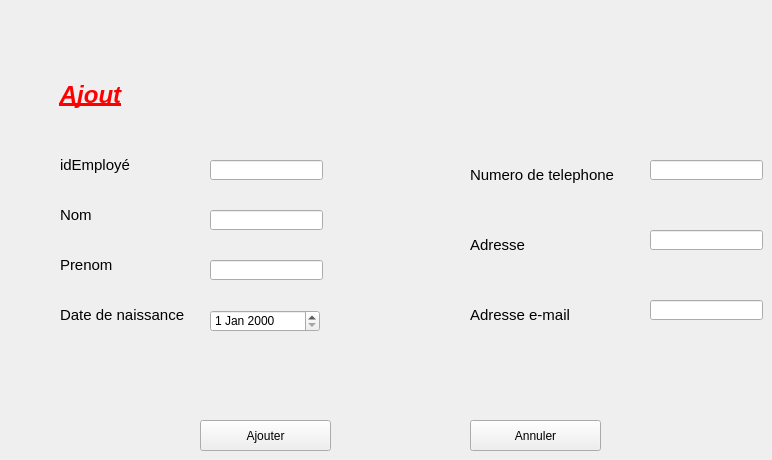
      <widget class="QWidget" name="tab_3">
       <attribute name="title">
        <string>Ajouter</string>
       </attribute>
       <widget class="QLabel" name="label">
        <property name="geometry">
         <rect>
          <x>20</x>
          <y>80</y>
          <width>141</width>
          <height>31</height>
         </rect>
        </property>
        <property name="minimumSize">
         <size>
          <width>141</width>
          <height>0</height>
         </size>
        </property>
        <property name="maximumSize">
         <size>
          <width>141</width>
          <height>16777215</height>
         </size>
        </property>
        <property name="text">
         <string>&lt;html&gt;&lt;head/&gt;&lt;body&gt;&lt;p align=&quot;center&quot;&gt;&lt;span style=&quot; font-size:18pt; font-weight:600; font-style:italic; text-decoration: underline; color:#ff0000;&quot;&gt;Ajout&lt;/span&gt;&lt;/p&gt;&lt;/body&gt;&lt;/html&gt;</string>
        </property>
        <property name="wordWrap">
         <bool>false</bool>
        </property>
        <property name="openExternalLinks">
         <bool>false</bool>
        </property>
       </widget>
       <widget class="QLabel" name="label_2">
        <property name="geometry">
         <rect>
          <x>60</x>
          <y>150</y>
          <width>111</width>
          <height>31</height>
         </rect>
        </property>
        <property name="text">
         <string>&lt;html&gt;&lt;head/&gt;&lt;body&gt;&lt;p&gt;&lt;span style=&quot; font-size:11pt;&quot;&gt;idEmployé&lt;/span&gt;&lt;/p&gt;&lt;/body&gt;&lt;/html&gt;</string>
        </property>
       </widget>
       <widget class="QLabel" name="label_3">
        <property name="geometry">
         <rect>
          <x>60</x>
          <y>200</y>
          <width>111</width>
          <height>31</height>
         </rect>
        </property>
        <property name="text">
         <string>&lt;html&gt;&lt;head/&gt;&lt;body&gt;&lt;p&gt;&lt;span style=&quot; font-size:11pt;&quot;&gt;Nom&lt;/span&gt;&lt;/p&gt;&lt;/body&gt;&lt;/html&gt;</string>
        </property>
       </widget>
       <widget class="QLabel" name="label_4">
        <property name="geometry">
         <rect>
          <x>60</x>
          <y>250</y>
          <width>111</width>
          <height>31</height>
         </rect>
        </property>
        <property name="text">
         <string>&lt;html&gt;&lt;head/&gt;&lt;body&gt;&lt;p&gt;&lt;span style=&quot; font-size:11pt;&quot;&gt;Prenom&lt;/span&gt;&lt;/p&gt;&lt;/body&gt;&lt;/html&gt;</string>
        </property>
       </widget>
       <widget class="QLabel" name="label_5">
        <property name="geometry">
         <rect>
          <x>60</x>
          <y>300</y>
          <width>131</width>
          <height>31</height>
         </rect>
        </property>
        <property name="text">
         <string>&lt;html&gt;&lt;head/&gt;&lt;body&gt;&lt;p&gt;&lt;span style=&quot; font-size:11pt;&quot;&gt;Date de naissance&lt;/span&gt;&lt;/p&gt;&lt;/body&gt;&lt;/html&gt;</string>
        </property>
       </widget>
       <widget class="QLabel" name="label_6">
        <property name="geometry">
         <rect>
          <x>470</x>
          <y>230</y>
          <width>151</width>
          <height>31</height>
         </rect>
        </property>
        <property name="text">
         <string>&lt;html&gt;&lt;head/&gt;&lt;body&gt;&lt;p&gt;&lt;span style=&quot; font-size:11pt;&quot;&gt;Adresse&lt;/span&gt;&lt;/p&gt;&lt;/body&gt;&lt;/html&gt;</string>
        </property>
       </widget>
       <widget class="QDateEdit" name="dateEdit">
        <property name="geometry">
         <rect>
          <x>210</x>
          <y>310</y>
          <width>110</width>
          <height>22</height>
         </rect>
        </property>
       </widget>
       <widget class="QLabel" name="label_7">
        <property name="geometry">
         <rect>
          <x>470</x>
          <y>160</y>
          <width>151</width>
          <height>31</height>
         </rect>
        </property>
        <property name="text">
         <string>&lt;html&gt;&lt;head/&gt;&lt;body&gt;&lt;p&gt;&lt;span style=&quot; font-size:11pt;&quot;&gt;Numero de telephone&lt;/span&gt;&lt;/p&gt;&lt;/body&gt;&lt;/html&gt;</string>
        </property>
       </widget>
       <widget class="QLabel" name="label_8">
        <property name="geometry">
         <rect>
          <x>470</x>
          <y>300</y>
          <width>151</width>
          <height>31</height>
         </rect>
        </property>
        <property name="text">
         <string>&lt;html&gt;&lt;head/&gt;&lt;body&gt;&lt;p&gt;&lt;span style=&quot; font-size:11pt;&quot;&gt;Adresse e-mail&lt;/span&gt;&lt;/p&gt;&lt;/body&gt;&lt;/html&gt;</string>
        </property>
       </widget>
       <widget class="QPushButton" name="pushButton">
        <property name="geometry">
         <rect>
          <x>200</x>
          <y>420</y>
          <width>131</width>
          <height>31</height>
         </rect>
        </property>
        <property name="text">
         <string>Ajouter</string>
        </property>
       </widget>
       <widget class="QPushButton" name="pushButton_2">
        <property name="geometry">
         <rect>
          <x>470</x>
          <y>420</y>
          <width>131</width>
          <height>31</height>
         </rect>
        </property>
        <property name="text">
         <string>Annuler</string>
        </property>
       </widget>
       <widget class="QLineEdit" name="lineEdit">
        <property name="geometry">
         <rect>
          <x>210</x>
          <y>160</y>
          <width>113</width>
          <height>20</height>
         </rect>
        </property>
       </widget>
       <widget class="QLineEdit" name="lineEdit_2">
        <property name="geometry">
         <rect>
          <x>210</x>
          <y>210</y>
          <width>113</width>
          <height>20</height>
         </rect>
        </property>
       </widget>
       <widget class="QLineEdit" name="lineEdit_3">
        <property name="geometry">
         <rect>
          <x>210</x>
          <y>260</y>
          <width>113</width>
          <height>20</height>
         </rect>
        </property>
       </widget>
       <widget class="QLineEdit" name="lineEdit_4">
        <property name="geometry">
         <rect>
          <x>650</x>
          <y>160</y>
          <width>113</width>
          <height>20</height>
         </rect>
        </property>
       </widget>
       <widget class="QLineEdit" name="lineEdit_5">
        <property name="geometry">
         <rect>
          <x>650</x>
          <y>230</y>
          <width>113</width>
          <height>20</height>
         </rect>
        </property>
       </widget>
       <widget class="QLineEdit" name="lineEdit_6">
        <property name="geometry">
         <rect>
          <x>650</x>
          <y>300</y>
          <width>113</width>
          <height>20</height>
         </rect>
        </property>
       </widget>
      </widget>
